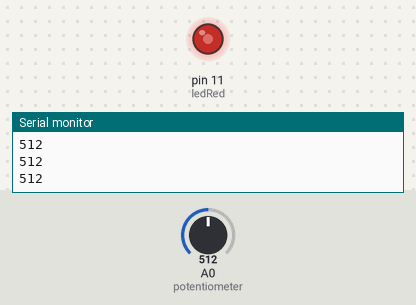
The sketch below on a simulated Arduino Uno, built with avr-gcc and run on an emulated ATmega328P. On the bench: output pins drawn as LEDs (lit = HIGH), the last lines printed to the serial monitor. The test bench sets the inputs (shaded band); at power-on: A0 (potentiometer) = 512.

Above: at 1.2 s.
1.3 s: A0 (potentiometer) set to 716
At 1.7 s:
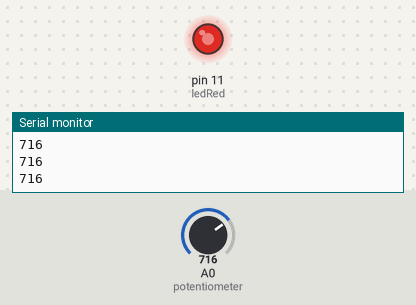
2.8 s: A0 (potentiometer) set to 900
At 4.0 s:
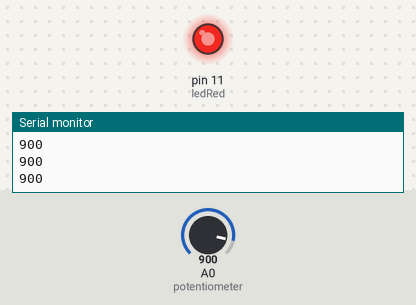
4.3 s: A0 (potentiometer) set to 122
At 5.2 s:
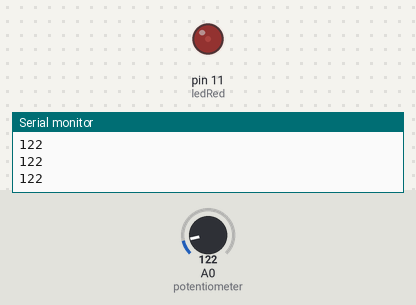
5.8 s: A0 (potentiometer) set to 0
At 6.3 s:
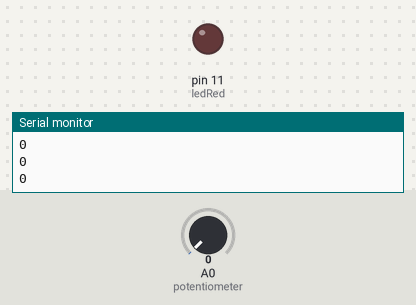
7.3 s: A0 (potentiometer) set to 511
At 8.7 s:
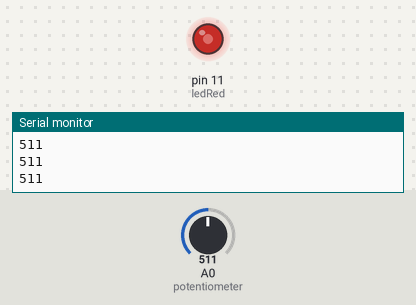
Timing chart, 0 to 9.8 s (numbered marks = the images above; inputs shaded):
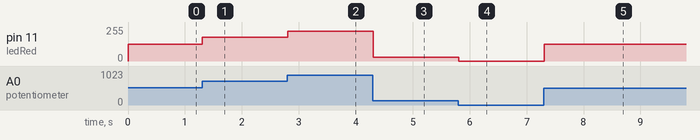

The sketch:

potentiometer.ino
```cpp
int potentiometer = A0;
int potValue;
int ledRed = 11;
void setup() {
  pinMode(potentiometer, INPUT);
  Serial.begin(9600);
  pinMode(ledRed, OUTPUT);
  // put your setup code here, to run once:

}

void loop() {
 potValue = analogRead(potentiometer);
 Serial.println(potValue);
 int mappedValue = map(potValue, 0, 1023, 0, 255);
 analogWrite(ledRed, mappedValue);
 // put your main code here, to run repeatedly:

}
```

Measured:
- after the input at 1.3 s, pin 11 (ledRed): 127/255 → 178/255 at once
- after the input at 2.8 s, pin 11 (ledRed): 178/255 → 224/255 at once
- after the input at 4.3 s, pin 11 (ledRed): 224/255 → 30/255 at once
- after the input at 5.8 s, pin 11 (ledRed): 30/255 → 0/255 at once
- after the input at 7.3 s, pin 11 (ledRed): 0/255 → 127/255 at once
